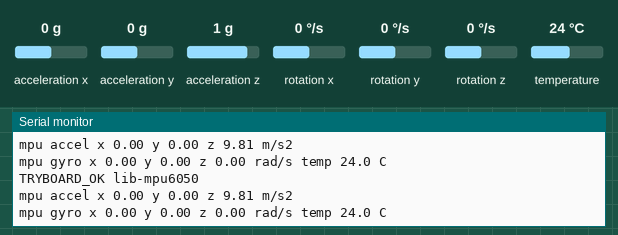
Simulated run of this sketch. Board: ESP32. On the bench: the last lines printed to the serial monitor. Inputs (shaded band) come from the test bench; at power-on: acceleration x 0 g, acceleration y 0 g, acceleration z 1 g, rotation x 0 °/s, rotation y 0 °/s, rotation z 0 °/s, temperature 24 °C.

Above: at 1.3 s.
1.4 s: acceleration x set to -1.4 g
At 1.53 s:
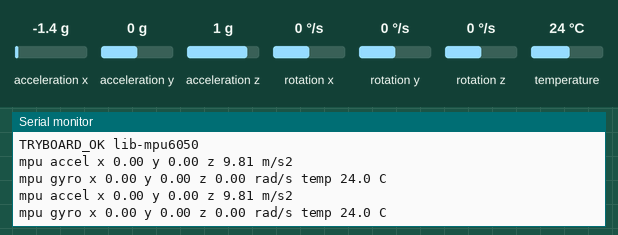
2.9 s: acceleration y set to -1.4 g
At 3.05 s:
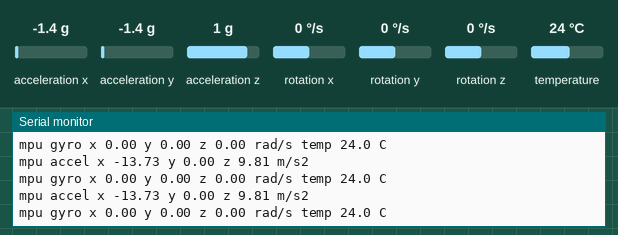
4.4 s: acceleration z set to -1.4 g
At 4.57 s:
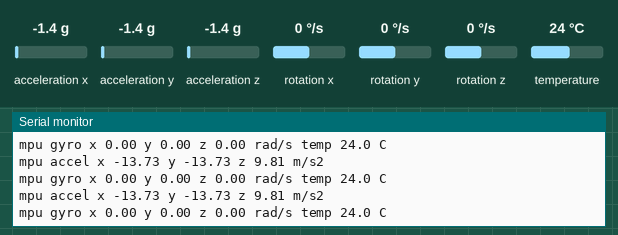
5.9 s: rotation x set to -192 °/s
At 6.09 s:
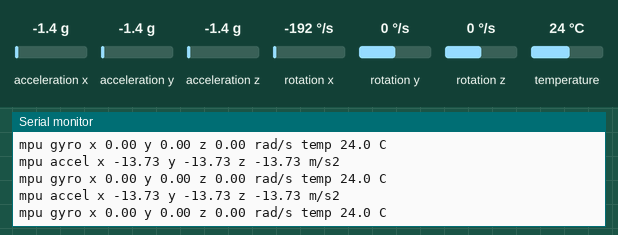
7.4 s: rotation y set to -192 °/s
At 7.62 s:
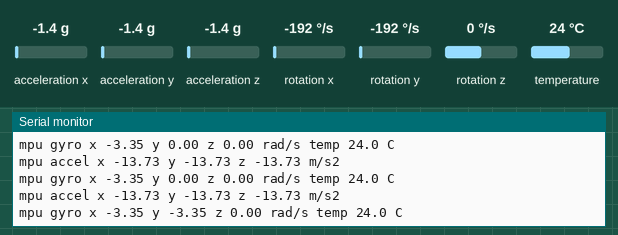

The sketch:

lib-mpu6050.ino
```cpp
// F-08a: Adafruit MPU6050 (BSD), after the library's basic_readings example (accel / gyro / temperature).
#include <Adafruit_MPU6050.h>
#include <Adafruit_Sensor.h>
#include <Wire.h>

Adafruit_MPU6050 mpu;

void setup() {
  Serial.begin(115200);
  delay(100);
  if (!mpu.begin()) {
    Serial.println("Failed to find MPU6050 chip");
    return;
  }
  Serial.println("MPU6050 Found!");
  mpu.setAccelerometerRange(MPU6050_RANGE_8_G);
  mpu.setGyroRange(MPU6050_RANGE_500_DEG);
  mpu.setFilterBandwidth(MPU6050_BAND_21_HZ);
  Serial.printf("accel range %d gyro range %d\n", mpu.getAccelerometerRange(), mpu.getGyroRange());
}

void loop() {
  static int n = 0;
  sensors_event_t a, g, temp;
  mpu.getEvent(&a, &g, &temp);
  Serial.printf("mpu accel x %.2f y %.2f z %.2f m/s2\n", a.acceleration.x, a.acceleration.y, a.acceleration.z);
  Serial.printf("mpu gyro x %.2f y %.2f z %.2f rad/s temp %.1f C\n", g.gyro.x, g.gyro.y, g.gyro.z, temp.temperature);
  if (++n == 3) Serial.println("TRYBOARD_OK lib-mpu6050");
  delay(300);
}
```

Measured:
- after the input at 7.4 s, the serial monitor: prints a new line at once (image 5)
